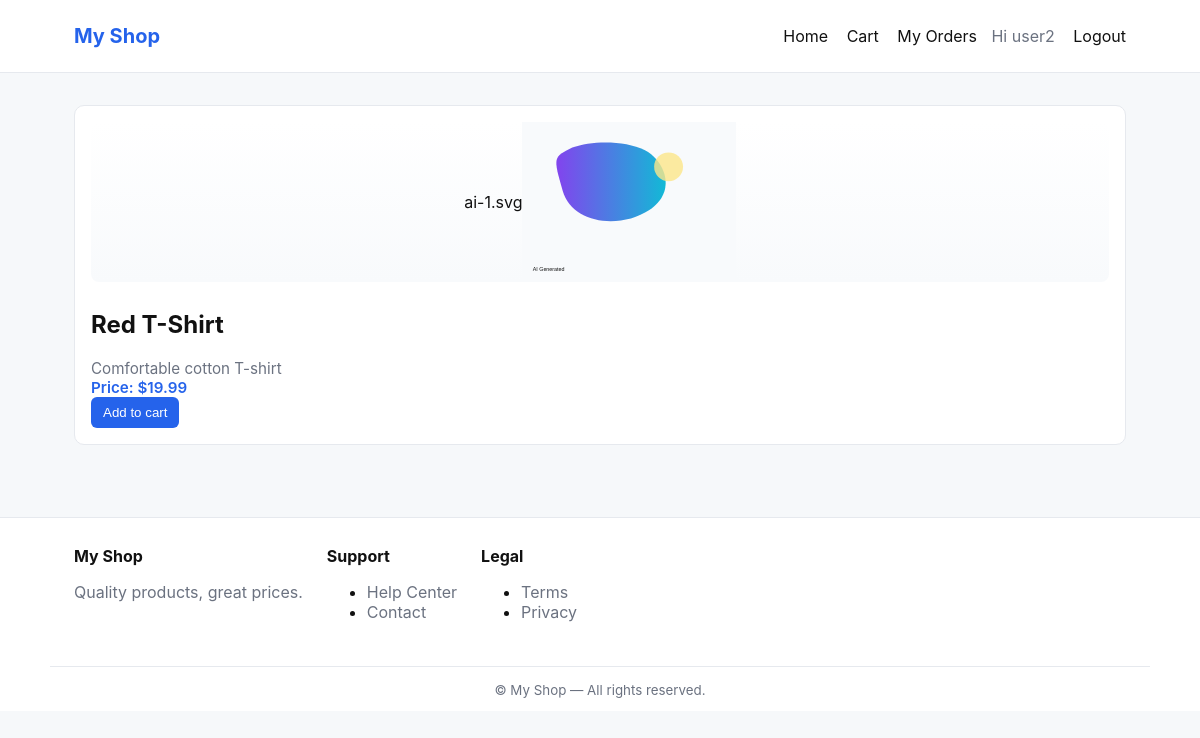
Page /product/red-tshirt/ (signed in) on the committed database.
### store/models.py (models this page shows, shortened)
class Product(models.Model):
    title = models.CharField(max_length=200)
    description = models.TextField(blank=True)
    price = models.DecimalField(max_digits=10, decimal_places=2)
    stock = models.PositiveIntegerField(default=0)
    slug = models.SlugField(unique=True)

### store/views.py (the view)
# urls.py: path('product/<slug:slug>/', views.product_detail, name='product_detail'),
def product_detail(request, slug):
    product = get_object_or_404(Product, slug=slug)
    return render(request, 'store/product_detail.html', {'product': product})

### templates/store/product_detail.html (shortened to what this page needs)
{% extends 'base.html' %}
{% block content %}
  <article class="product-card product-detail-card">
    <div class="product-image-wrap">
      {% if product.image %}
        <img src="{{ product.image.url }}" alt="{{ product.title }}" class="product-image">
      {% else %}
        {% with idx=product.id|default:1 %}
          {% cycle 'ai-1.svg' 'ai-2.svg' 'ai-3.svg' 'ai-4.svg' as placeholder %}
          <img src="/static/images/products/{{ placeholder }}" alt="{{ product.title }} (placeholder)" class="product-image">
        {% endwith %}
      {% endif %}
    </div>
    <div>
      <h2>{{ product.title }}</h2>
      <p>{{ product.description }}</p>
      <p class="price">Price: ${{ product.price }}</p>
      <form action="{% url 'store:cart_add' product.id %}" method="post">{% csrf_token %}
        <button type="submit" class="btn btn--primary">Add to cart</button>
      </form>
    </div>
  </article>
{% endblock %}

### templates/partials/header.html
<header class="site-header">
  <div class="container header-inner">
    <a class="brand" href="/">My Shop</a>
    <nav class="main-nav" aria-label="Main navigation">
      <a href="/">Home</a>
      <a href="/cart/">Cart</a>
      <a href="/orders/">My Orders</a>
      {% if user.is_authenticated %}
        <span class="muted">Hi {{ user.username }}</span>
        <a href="/accounts/logout/" class="btn-ghost">Logout</a>
      {% else %}
        <a href="/accounts/login/" class="btn">Login</a>
        <a href="/accounts/signup/" class="btn btn--outline">Sign up</a>
      {% endif %}
    </nav>
  </div>
</header>

### static/css/styles.css (style rules this page uses)
:root { --bg:#f6f8fa; --card:#fff; --muted:#6b7280; --accent:#2563eb; --accent-600:#1e40af; --border: #e6e9ee; --radius:8px; --max-width:1100px; }
* { box-sizing:border-box }
body { font-family:Inter,system-ui,Segoe UI,Roboto,Helvetica,Arial,sans-serif;margin:0;background:var(--bg);color:#111 }
.container { max-width:var(--max-width);margin:0 auto;padding:24px }
.site-header { background:#fff;border-bottom:1px solid var(--border) }
.site-header .header-inner { display:flex;align-items:center;justify-content:space-between }
.brand { font-weight:700;color:var(--accent);text-decoration:none;font-size:1.25rem }
.main-nav a { margin-left:14px;color:#111;text-decoration:none }
.main-nav .muted { margin-left:10px;color:var(--muted) }
.btn { display:inline-block;padding:8px 12px;border-radius:6px;background:var(--accent);color:#fff;text-decoration:none;border:none;cursor:pointer }
.btn-ghost { background:transparent;border:none;color:var(--muted);cursor:pointer }
.product-card { background:var(--card);border:1px solid var(--border);padding:16px;border-radius:10px;display:flex;flex-direction:column;gap:8px }
.product-card p { margin:0;color:var(--muted);font-size:0.95rem }
.product-card .price { font-weight:600;color:var(--accent) }
.product-image-wrap { width:100%;height:160px;display:flex;align-items:center;justify-content:center;overflow:hidden;border-radius:8px;background:linear-gradient(180deg,#fff,#f8fafc) }
.product-image { max-width:100%;max-height:100%;display:block;object-fit:cover }

### rows in the picture
Product: title "Red T-Shirt", description "Comfortable cotton T-shirt", price "19.99"

### other values in the picture
{{ user.username }} "user2"
